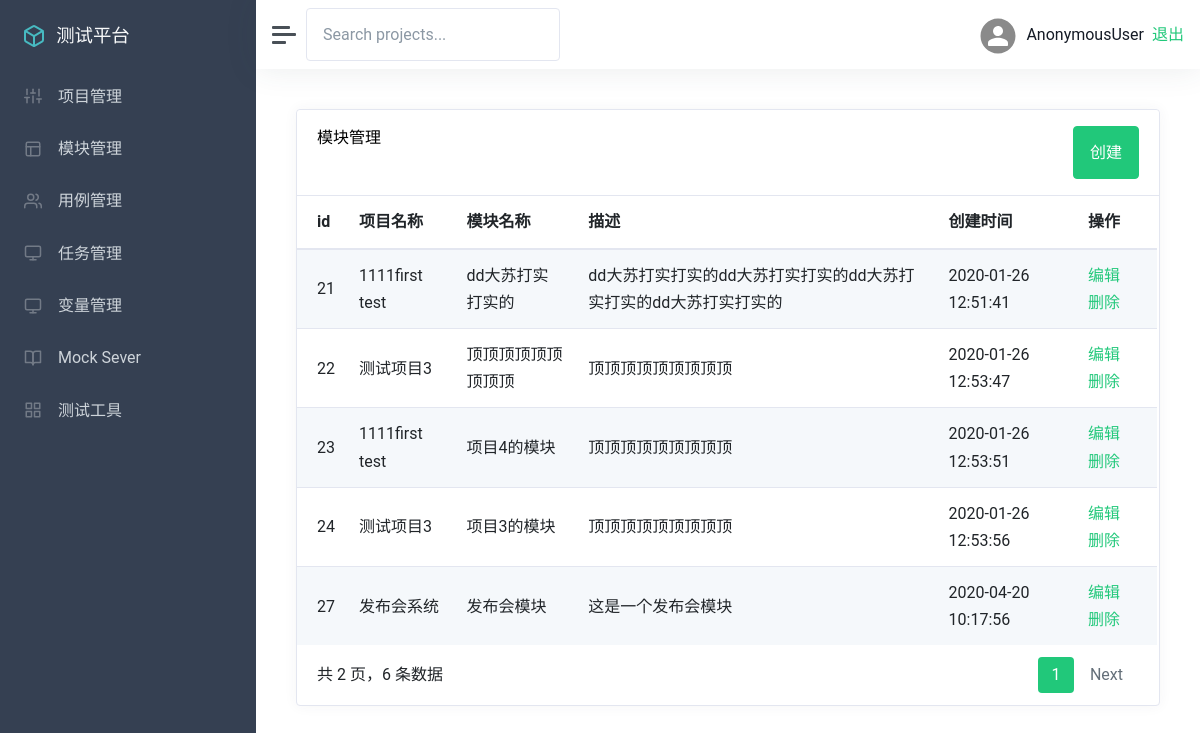
The page /manage/module_list/ on the database its author committed.
### app_manage/models.py (models this page shows)
class Module(models.Model):
    project = models.ForeignKey(Project, on_delete=models.CASCADE)
    name = models.CharField("名称", max_length=100, null=False, default='')
    describe = models.TextField("描述", default='')
    update_time = models.DateTimeField("更新时间", auto_now=True)
    create_time = models.DateTimeField("创建时间", auto_now_add=True)
    def __str__(self):
        return self.name

class Project(models.Model):
    name = models.CharField("项目名称", max_length=100, default='')
    describe = models.TextField('描述', default='')
    status = models.BooleanField('状态', default=True)
    update_time = models.DateTimeField('更新时间', auto_now=True)
    create_time = models.DateTimeField('创建时间', auto_now_add=True)
    def __str__(self):
        return self.name

### app_manage/views/module_views.py (the view)
# urls.py: path('module_list/', module_views.module_list),
def module_list(request):
    moduleList = Module.objects.all()
    print('moduleList------------->',moduleList)
    p = Paginator(moduleList,5)
    page = request.GET.get('page')
    print('page-------------->', page)
    if page == '':
        page = 1
    try:
        moduleList = p.page(page)
        print('cases---------------->', moduleList)
    except PageNotAnInteger:
        moduleList = p.page(1)
    except EmptyPage:
        moduleList = p.page(p.num_pages)
    return render(request, 'module/list.html', {
        'moduleList':moduleList
    })

### templates/module/list.html (shortened to what this page needs)
{% extends "manage.html" %}
{% block manage %}
<div class="card flex-fill">
    <div class="card-header">
        <h5 class="card-title mb-0" style="float:left">模块管理</h5>
        <button onclick="add()" type="button" class="btn btn-primary" style="float:right">创建</button>
    </div>
    <div id="datatables-dashboard-traffic_wrapper" class="dataTables_wrapper dt-bootstrap4 no-footer">
        <div class="row">
            <div class="col-sm-12">
                <table id="datatables-dashboard-traffic" class="table table-striped my-0 dataTable no-footer"
                    role="grid" aria-describedby="datatables-dashboard-traffic_info">
                    <thead>
                        <tr role="row">
                            <th>id</th>
                            <th>项目名称</th>
                            <th>模块名称</th>
                            <th>描述</th>
                            <th>创建时间</th>
                            <th>操作</th>
                        </tr>
                    </thead>
                    <tbody>
                        {% for m in moduleList %}
                        <tr role="row" class="odd">
                            <td>{{ m.id }}</td>
                            <td>{{ m.project }}</td>
                            <td>{{ m.name }}</td>
                            <td>{{ m.describe }}</td>
                            <td>{{ m.create_time |date:"Y-m-d H:i:s"}}</td>
                            <td>
                                <a href="/manage/module_edit/{{m.id}}/">编辑</a>
                                <a onclick="return del()" href="/manage/module_delete/{{m.id}}/" id="delete-project-id">删除</a>
                            </td>
                        </tr>
                        {% endfor %}
                    </tbody>
                </table>
            </div>
        </div>
        <div class="row">
            <div class="col-sm-12 col-md-5">
                <div class="dataTables_info" id="datatables-dashboard-traffic_info" role="status" aria-live="polite">
                    共 {{ moduleList.paginator.num_pages }} 页，{{ moduleList.paginator.count }} 条数据
                </div>
            </div>
            <div class="col-sm-12 col-md-7">
                <div class="dataTables_paginate paging_simple_numbers" id="datatables-dashboard-traffic_paginate">
                    <ul class="pagination">
                        <li class="paginate_button page-item active">
                            <a href="#" aria-controls="datatables-dashboard-traffic" data-dt-idx="1" tabindex="0"
                                class="page-link">{{ moduleList.number }}</a>
                        </li>
                        <li class="paginate_button page-item next" id="datatables-dashboard-traffic_next">
                            {% if moduleList.has_next %}
                            <a href="?page={{ moduleList.next_page_number }}"  data-dt-idx="2" tabindex="0"
                                class="page-link">Next</a>
                            {% endif %}
                        </li>
                    </ul>
                </div>
            </div>
{% endblock %}

### rows shown on the page
Module: id "21", project "1111first test", name "dd大苏打实打实的", describe "dd大苏打实打实的dd大苏打实打实的dd大苏打实打实的dd大苏打实打实的", create_time "2020-01-26 12:51:41"
Module: id "22", project "测试项目3", name "顶顶顶顶顶顶顶顶顶", describe "顶顶顶顶顶顶顶顶顶", create_time "2020-01-26 12:53:47"
Module: id "23", project "1111first test", name "项目4的模块", describe "顶顶顶顶顶顶顶顶顶", create_time "2020-01-26 12:53:51"
Module: id "24", project "测试项目3", name "项目3的模块", describe "顶顶顶顶顶顶顶顶顶", create_time "2020-01-26 12:53:56"
Module: id "27", project "发布会系统", name "发布会模块", describe "这是一个发布会模块", create_time "2020-04-20 10:17:56"

### other values the page prints
{{ user }} "AnonymousUser"
{{ moduleList.paginator.num_pages }} "2"
{{ moduleList.paginator.count }} "6"
{{ moduleList.number }} "1"
